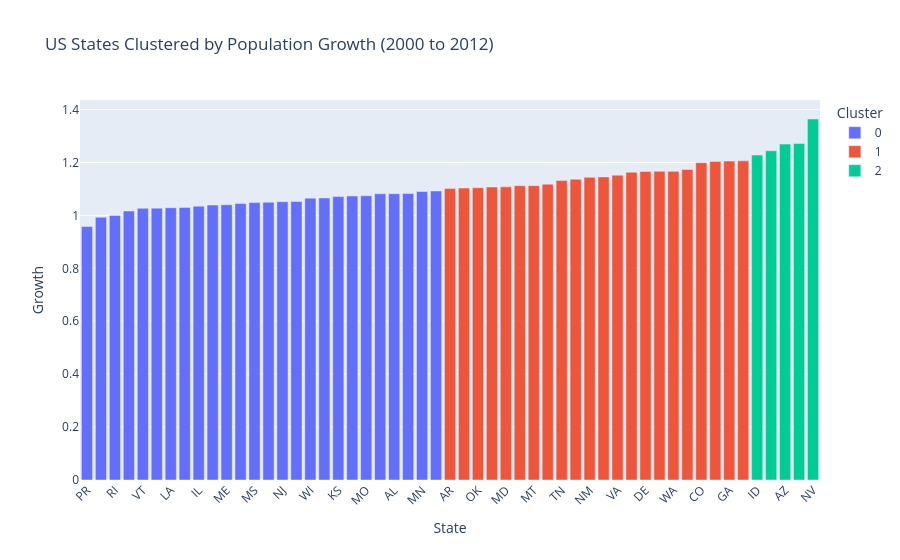

The notebook cell this image was saved under:
### Code cell
# ------------------------
# Example 2: Cluster by population growth 2000 -> 2012
# ------------------------
df_growth = df[(df['ages'] == 'total')].pivot(index='state/region', columns='year', values='population')
df_growth = df_growth.fillna(0)

df_growth['Growth'] = df_growth[2012] / df_growth[2000]

kmeans_growth = KMeans(n_clusters=3, random_state=42)
df_growth['Cluster'] = kmeans_growth.fit_predict(df_growth[['Growth']]).astype(str)
df_growth['State'] = df_growth.index

fig2 = px.bar(df_growth.sort_values('Growth'), x='State', y='Growth', color='Cluster',
              title="US States Clustered by Population Growth (2000 to 2012)")
fig2.update_layout(xaxis_tickangle=-45)
fig2.show()

### Figure 1 — Plotly figure (JSON) as saved in the notebook; plotly's stock layout.template omitted (floating-point values rounded to 4 significant figures)
{"data": [{"hovertemplate": "Cluster=0<br>State=%{x}<br>Growth=%{y}<extra></extra>", "legendgroup": "0", "marker": {"color": "#636efa", "pattern": {"shape": ""}}, "name": "0", "orientation": "v", "showlegend": true, "textposition": "auto", "type": "bar", "x": ["PR", "MI", "RI", "OH", "VT", "WV", "LA", "NY", "IL", "PA", "ME", "MA", "MS", "IA", "NJ", "CT", "WI", "NH", "KS", "IN", "MO", "KY", "AL", "NE", "MN", "ND"], "xaxis": "x", "y": [0.9583, 0.993, 1.0, 1.017, 1.027, 1.027, 1.029, 1.03, 1.035, 1.039, 1.04, 1.045, 1.048, 1.05, 1.052, 1.053, 1.065, 1.066, 1.071, 1.073, 1.074, 1.082, 1.082, 1.083, 1.09, 1.092], "yaxis": "y"}, {"hovertemplate": "Cluster=1<br>State=%{x}<br>Growth=%{y}<extra></extra>", "legendgroup": "1", "marker": {"color": "#EF553B", "pattern": {"shape": ""}}, "name": "1", "orientation": "v", "showlegend": true, "textposition": "auto", "type": "bar", "x": ["AR", "SD", "OK", "DC", "MD", "USA", "MT", "CA", "TN", "OR", "NM", "HI", "VA", "AK", "DE", "WY", "WA", "SC", "CO", "FL", "GA", "NC"], "xaxis": "x", "y": [1.101, 1.103, 1.105, 1.107, 1.108, 1.112, 1.113, 1.118, 1.132, 1.137, 1.144, 1.146, 1.152, 1.163, 1.166, 1.167, 1.167, 1.174, 1.199, 1.204, 1.205, 1.206], "yaxis": "y"}, {"hovertemplate": "Cluster=2<br>State=%{x}<br>Growth=%{y}<extra></extra>", "legendgroup": "2", "marker": {"color": "#00cc96", "pattern": {"shape": ""}}, "name": "2", "orientation": "v", "showlegend": true, "textposition": "auto", "type": "bar", "x": ["ID", "TX", "AZ", "UT", "NV"], "xaxis": "x", "y": [1.228, 1.244, 1.269, 1.272, 1.364], "yaxis": "y"}], "layout": {"barmode": "relative", "legend": {"title": {"text": "Cluster"}, "tracegroupgap": 0}, "title": {"text": "US States Clustered by Population Growth (2000 to 2012)"}, "xaxis": {"anchor": "y", "domain": [0, 1], "tickangle": -45, "title": {"text": "State"}}, "yaxis": {"anchor": "x", "domain": [0, 1], "title": {"text": "Growth"}}}}
